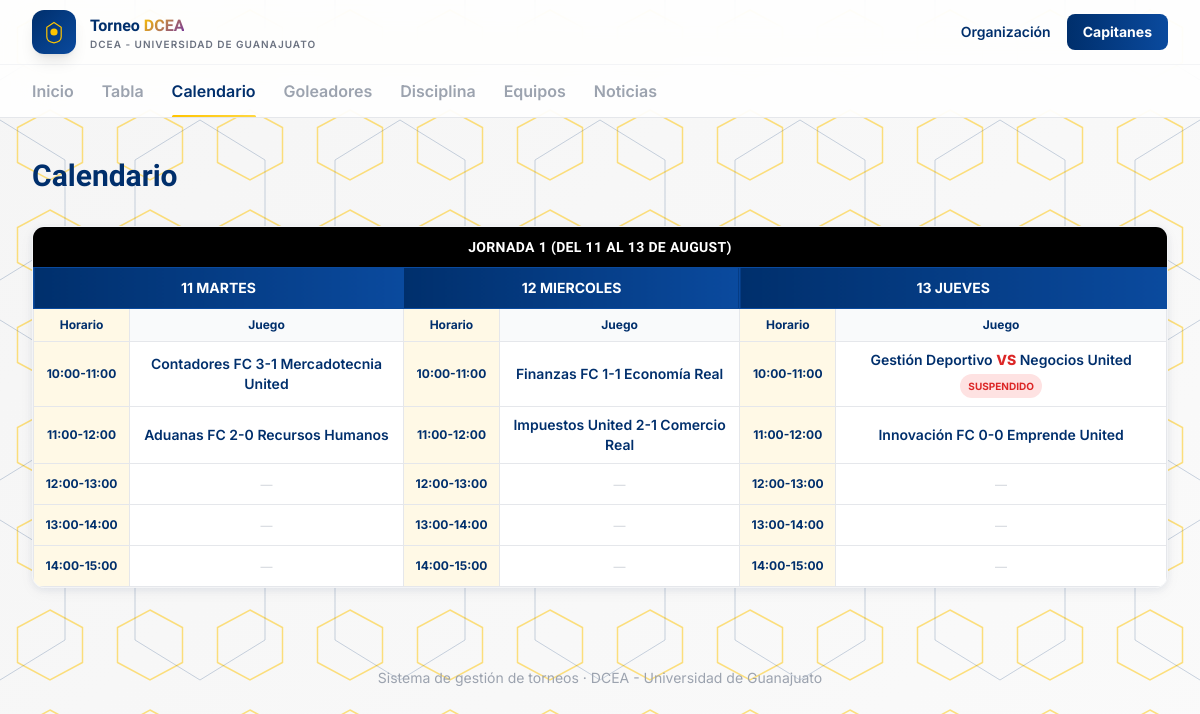
/calendario, run on the app's committed database.
### app/models/core.py (models this page shows)
class Organizacion(db.Model):
    __tablename__ = "organizaciones"
    id = db.Column(db.Integer, primary_key=True)
    nombre = db.Column(db.String(150), nullable=False)
    logo_url = db.Column(db.String(300))
    torneos = db.relationship("Torneo", backref="organizacion", lazy=True)
    equipos = db.relationship("Equipo", backref="organizacion", lazy=True)
    canchas = db.relationship("Cancha", backref="organizacion", lazy=True)
    arbitros = db.relationship("Arbitro", backref="organizacion", lazy=True)
    noticias = db.relationship("Noticia", backref="organizacion", lazy=True)

### app/models/partidos.py (models this page shows, shortened)
class Jornada(db.Model):
    __tablename__ = "jornadas"
    id = db.Column(db.Integer, primary_key=True)
    fase_id = db.Column(db.Integer, db.ForeignKey("fases.id"), nullable=False)
    numero = db.Column(db.Integer, nullable=False)
    fecha_referencia = db.Column(db.Date)
    estado = db.Column(db.String(20), default="borrador")  # borrador, publicada
    publicada_por_id = db.Column(db.Integer, db.ForeignKey("usuarios.id"))
    fecha_publicacion = db.Column(db.DateTime)
    partidos = db.relationship("Partido", backref="jornada", lazy=True, order_by="Partido.fecha")

class Partido(db.Model):
    __tablename__ = "partidos"
    id = db.Column(db.Integer, primary_key=True)
    jornada_id = db.Column(db.Integer, db.ForeignKey("jornadas.id"), nullable=False)
    equipo_local_id = db.Column(db.Integer, db.ForeignKey("equipos.id"), nullable=False)
    equipo_visitante_id = db.Column(db.Integer, db.ForeignKey("equipos.id"), nullable=False)
    cancha_id = db.Column(db.Integer, db.ForeignKey("canchas.id"))
    arbitro_id = db.Column(db.Integer, db.ForeignKey("arbitros.id"))
    fecha = db.Column(db.Date, nullable=False)
    hora = db.Column(db.Time, nullable=False)
    estado = db.Column(db.String(20), default="programado")
    resultado_local = db.Column(db.Integer)
    resultado_visitante = db.Column(db.Integer)
    nota = db.Column(db.String(300))  # motivo de suspension, etc.
    costo_arbitraje = db.Column(db.Integer, default=400)
    arbitraje_pagado_local = db.Column(db.Boolean, default=False)
    arbitraje_pagado_visitante = db.Column(db.Boolean, default=False)
    recordatorio_dia_antes_enviado = db.Column(db.Boolean, default=False)
    recordatorio_hora_antes_enviado = db.Column(db.Boolean, default=False)
    equipo_local = db.relationship("Equipo", foreign_keys=[equipo_local_id])
    equipo_visitante = db.relationship("Equipo", foreign_keys=[equipo_visitante_id])
    eventos = db.relationship("EventoPartido", backref="partido", lazy=True)
    detalles = db.relationship("DetallePartidoEquipo", backref="partido", lazy=True)

### app/models/equipos.py (models this page shows, shortened)
class Equipo(db.Model):
    __tablename__ = "equipos"
    id = db.Column(db.Integer, primary_key=True)
    organizacion_id = db.Column(db.Integer, db.ForeignKey("organizaciones.id"), nullable=False)
    nombre = db.Column(db.String(120), nullable=False)
    escudo_url = db.Column(db.String(300))
    capitan_id = db.Column(db.Integer, db.ForeignKey("usuarios.id"))
    inscripciones = db.relationship("Inscripcion", backref="equipo", lazy=True)
    rosters = db.relationship("Roster", backref="equipo", lazy=True)

### app/routes/public.py (the view)
@public_bp.route("/calendario")
def calendario():
    fase = _fase_actual()
    if not fase:
        abort(404)
    from app.services.jornada_grid import construir_grid
    jornadas = (
        Jornada.query.filter_by(fase_id=fase.id, estado="publicada")
        .order_by(Jornada.numero).all()
    )
    jornadas_con_grid = [(j, construir_grid(j)) for j in jornadas]
    return render_template("public/calendario.html", jornadas_con_grid=jornadas_con_grid)

### app/routes/public.py (called while the page is built)
def _fase_actual():
    fase = Fase.query.filter_by(tipo="grupos").first()
    return fase

### app/services/jornada_grid.py (called while the page is built)
def hora_fin(hora_str):
    h = int(hora_str.split(":")[0])
    return f"{h + 1:02d}:00"

def fechas_semana(fecha_referencia):
    lunes = fecha_referencia - timedelta(days=fecha_referencia.weekday())
    return {dia: lunes + timedelta(days=DIA_INDEX[dia]) for dia in DIAS_GRID}

def construir_grid(jornada, excluir_partido_id=None):
    partidos = list(jornada.partidos)
    fecha_ref = jornada.fecha_referencia
    if not fecha_ref and partidos:
        fecha_ref = partidos[0].fecha
    fecha_ref = fecha_ref or date_cls.today()
    fechas = fechas_semana(fecha_ref)
    celdas = {}
    otros = []
    for p in partidos:
        if excluir_partido_id and p.id == excluir_partido_id:
            continue
        hora_str = p.hora.strftime("%H:%M")
        dia_label = next((dia for dia, f in fechas.items() if f == p.fecha), None)
        if dia_label and hora_str in HORAS_GRID:
            celdas[(dia_label, hora_str)] = p
        else:
            otros.append(p)
    dias = [(dia, fechas[dia]) for dia in DIAS_GRID]
    horas = [(h, hora_fin(h)) for h in HORAS_GRID]
    return {"dias": dias, "horas": horas, "celdas": celdas, "otros": otros}

### app/templates/public/calendario.html (shortened to what this page needs)
{% extends "public/base.html" %}
{% from "_macros/jornada_grid.html" import tabla_jornada %}
{% block content %}
<h1 class="font-display text-3xl font-bold text-navy mb-8">Calendario</h1>
<div class="space-y-8">
{% for jornada, grid in jornadas_con_grid %}
  {{ tabla_jornada(jornada, grid, modo='ver', link_endpoint='public.partido_detalle') }}
{% endfor %}
</div>
{% endblock %}

### app/templates/public/base.html (shortened to what this page needs)
<!DOCTYPE html>
<html lang="es">
<head>
<script src="https://cdn.tailwindcss.com"></script>
</head>
<body>
<header class="sticky top-0 z-40 bg-white/85 backdrop-blur-xl border-b border-gray-200">
  <div class="max-w-7xl mx-auto px-5 sm:px-8 h-16 flex items-center justify-between">
    <a href="{{ url_for('public.home') }}" class="flex items-center gap-3.5">
      <div class="w-11 h-11 rounded-xl bg-gradient-to-br from-navy to-navy-light flex items-center justify-center shadow-lg">
        <svg width="24" height="24" viewBox="0 0 40 40" fill="none">
          <path d="M20 4 L32 12 V28 C32 34 28 37 20 38 C12 37 8 34 8 28 V12 Z" stroke="#FFC400" stroke-width="2" fill="none"/>
          <circle cx="20" cy="20" r="6" fill="#FFC400"/>
        </svg>
      </div>
      <div class="leading-tight">
        <p class="font-display font-bold text-navy text-[15px] sm:text-base">Torneo <span class="gradient-accent">DCEA</span></p>
        <p class="text-[10px] text-gray-500 tracking-widest uppercase font-semibold hidden sm:block">{{ organizacion.nombre if organizacion else 'Sitio público' }}</p>
      </div>
    </a>
    <div class="flex items-center gap-4">
      <a href="{{ url_for('admin.login') }}" class="text-sm font-semibold text-navy hover:text-gold hidden sm:inline">Organización</a>
      <a href="{{ url_for('capitan.login') }}" class="bg-gradient-to-r from-navy to-navy-light hover:shadow-lg text-white text-sm font-bold px-4 py-2 rounded-lg transition-all">Capitanes</a>
    </div>
  </div>
  <nav class="max-w-7xl mx-auto px-5 sm:px-8 flex gap-7 border-t border-gray-100 overflow-x-auto">
    {% macro navlink(endpoint, label) %}
      <a href="{{ url_for(endpoint) }}" class="tab-link {{ 'active' if request.endpoint == endpoint }}">{{ label }}</a>
    {% endmacro %}
    {{ navlink('public.home', 'Inicio') }}
    {{ navlink('public.tabla_posiciones', 'Tabla') }}
    {{ navlink('public.calendario', 'Calendario') }}
    {{ navlink('public.goleadores', 'Goleadores') }}
    {{ navlink('public.disciplina', 'Disciplina') }}
    {{ navlink('public.equipos', 'Equipos') }}
    {{ navlink('public.noticias', 'Noticias') }}
  </nav>
</header>
<main class="max-w-7xl mx-auto px-5 sm:px-8 py-10">
  {% block content %}{% endblock %}
</main>
<footer class="text-center py-10 text-gray-400 text-sm">
  Sistema de gestión de torneos &middot; {{ organizacion.nombre if organizacion else '' }}
</footer>
</body>
</html>

### app/templates/_macros/jornada_grid.html (shortened to what this page needs)
{% macro tabla_jornada(jornada, grid, modo='ver', opciones_dict=None, link_endpoint=None) %}
{% set opciones_dict = opciones_dict or {} %}
<div class="bg-white rounded-xl shadow-card border border-gray-100 overflow-hidden">
  <div class="bg-black text-white text-center py-2.5 font-display font-bold uppercase tracking-wide text-sm">
    Jornada {{ jornada.numero }}
    {% if grid.dias %} (del {{ grid.dias[0][1].day }} al {{ grid.dias[-1][1].day }} de {{ grid.dias[0][1].strftime('%B') }}) {% endif %}
  </div>
  <div class="overflow-x-auto">
    <table class="w-full border-collapse text-sm">
      <thead>
        <tr>
          {% for dia_label, fecha in grid.dias %}
            <th colspan="2" class="bg-gradient-to-r from-navy to-navy-light text-white py-2.5 px-3 text-center font-bold uppercase text-xs sm:text-sm border border-navy-light">
              {{ fecha.day }} {{ dia_label }}
            </th>
          {% endfor %}
        </tr>
        <tr>
          {% for dia_label, fecha in grid.dias %}
            <th class="bg-gold-pale text-navy py-2 px-2 font-bold text-xs border border-gray-200 w-24">Horario</th>
            <th class="bg-gray-50 text-navy py-2 px-2 font-bold text-xs border border-gray-200">Juego</th>
          {% endfor %}
        </tr>
      </thead>
      <tbody>
        {% for hora_ini, hora_f in grid.horas %}
          <tr>
            {% for dia_label, fecha in grid.dias %}
              {% set partido = grid.celdas.get((dia_label, hora_ini)) %}
              <td class="bg-gold-pale text-navy font-bold text-center py-3 px-2 border border-gray-200 text-xs whitespace-nowrap">{{ hora_ini }}-{{ hora_f }}</td>
              <td class="py-2 px-2 border border-gray-200 text-center align-middle">
                {% if partido %}
                  {% if link_endpoint %}
                    <a href="{{ url_for(link_endpoint, partido_id=partido.id) }}" class="text-xs sm:text-sm font-semibold text-navy hover:text-gold-dark">
                      {{ partido.equipo_local.nombre }}
                      {% if partido.estado == 'jugado' %}
                        <span class="text-navy">{{ partido.resultado_local }}-{{ partido.resultado_visitante }}</span>
                      {% else %}
                        <span class="text-red-600 font-extrabold">VS</span>
                      {% endif %}
                      {{ partido.equipo_visitante.nombre }}
                    </a>
                  {% endif %}
                  {% if partido.estado == 'suspendido' %}
                    <span class="block mt-1 badge-red text-[10px] font-bold px-2 py-0.5 rounded-full inline-block">SUSPENDIDO</span>
                  {% elif partido.estado == 'reprogramado' %}
                    <span class="block mt-1 badge-yellow text-[10px] font-bold px-2 py-0.5 rounded-full inline-block">REPROGRAMADO</span>
                  {% endif %}
                {% else %}
                  <span class="text-gray-300 text-xs">—</span>
                {% endif %}
              </td>
            {% endfor %}
          </tr>
        {% endfor %}
      </tbody>
    </table>
  </div>
</div>
{% endmacro %}

### app/templates/public/base.html (style rules this page uses)
* { box-sizing: border-box; }
body { font-family: 'Inter', sans-serif; min-height: 100vh; position: relative; background: linear-gradient(135deg, #F5F5F5 0%, #FAFAFA 100%); overflow-x: hidden; }
body::before { content: ''; position: fixed; top: 0; left: 0; width: 100%; height: 100%; z-index: -2; background-repeat: repeat; background-size: 100px 100px; pointer-events: none; }
body::after { content: ''; position: fixed; top: 0; left: 0; width: 100%; height: 100%; z-index: -2; background-repeat: repeat; background-size: 200px 200px; background-position: 100px 100px; pointer-events: none; }
main { position: relative; z-index: 1; }
.font-display { font-family: 'Plus Jakarta Sans', sans-serif; }
.tab-link { position: relative; font-weight: 600; color: #9CA3AF; padding: 14px 0; white-space: nowrap; }
.tab-link.active { color: #002F6C; }
.tab-link.active::after { content: ''; position: absolute; left: 0; right: 0; bottom: -1px; height: 3px; background: linear-gradient(90deg, #FFC400, #FFD740); border-radius: 2px; }
.badge-red { background: #FEE2E2; color: #DC2626; }
.gradient-accent { background: linear-gradient(135deg, #FFC400, #7030A0); -webkit-background-clip: text; -webkit-text-fill-color: transparent; background-clip: text; }

### data on the page
Organizacion: nombre "DCEA - UNIVERSIDAD DE GUANAJUATO", nombre "DCEA - Universidad de Guanajuato"
Jornada: numero "1", dias "11", dias "13", dias "AUGUST", day "11" "12" "13", dias "MARTES" "MIERCOLES" "JUEVES", dias "10:00" "10:00" "10:00" "11:00" "11:00" "11:00" "12:00" "12:00" "12:00" "13:00" "13:00" "13:00" "14:00" "14:00" "14:00", dias "11:00" "11:00" "11:00" "12:00" "12:00" "12:00" "13:00" "13:00" "13:00" "14:00" "14:00" "14:00" "15:00" "15:00" "15:00"
Equipo: equipo_local.nombre "Contadores FC"
Partido: resultado_local "3", resultado_visitante "1"
Equipo: equipo_visitante.nombre "Mercadotecnia United"
Equipo: equipo_local.nombre "Finanzas FC"
Partido: resultado_local "1", resultado_visitante "1"
Equipo: equipo_visitante.nombre "Economía Real"
Equipo: equipo_local.nombre "Gestión Deportivo"
Equipo: equipo_visitante.nombre "Negocios United"
Equipo: equipo_local.nombre "Aduanas FC"
Partido: resultado_local "2", resultado_visitante "0"
Equipo: equipo_visitante.nombre "Recursos Humanos"
Equipo: equipo_local.nombre "Impuestos United"
Partido: resultado_local "2", resultado_visitante "1"
Equipo: equipo_visitante.nombre "Comercio Real"
Equipo: equipo_local.nombre "Innovación FC"
Partido: resultado_local "0", resultado_visitante "0"
Equipo: equipo_visitante.nombre "Emprende United"

### other printed values
{{ label }} "Inicio Tabla Calendario Goleadores Disciplina Equipos Noticias"
